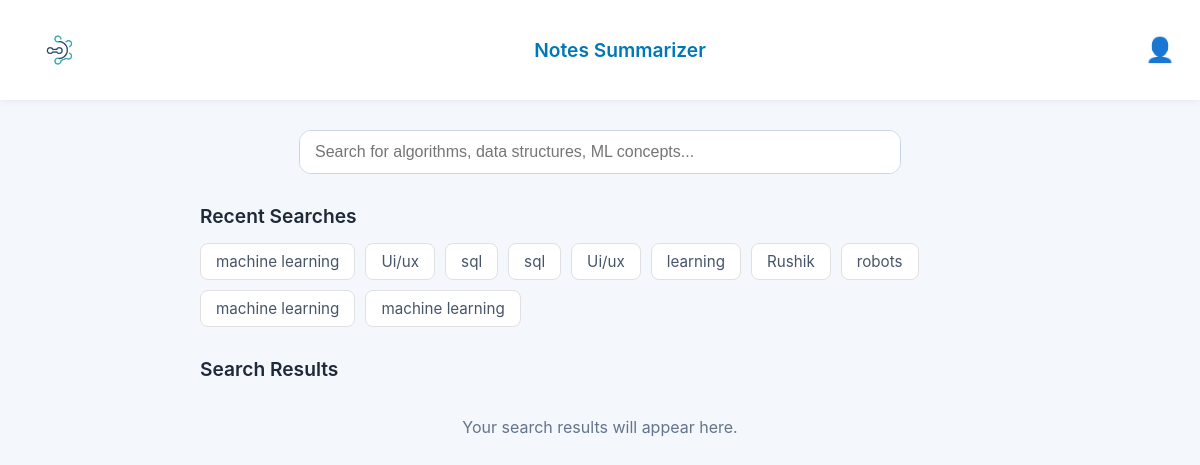
Page /search (signed in) on the committed database.
### models/recent_search.py (models this page shows, shortened)
class RecentSearch(db.Model):
    id = db.Column(db.Integer, primary_key=True)
    user_id = db.Column(db.Integer, db.ForeignKey('user.id'), nullable=False)
    query_text = db.Column(db.String(500), nullable=False)
    timestamp = db.Column(db.DateTime, default=datetime.datetime.utcnow)

### routes.py (the view)
@main_bp.route('/search')
def search_input_page():
    user_id = current_user.id if current_user.is_authenticated else None
    recent_searches_list = []
    if user_id:
        recent_searches_list = db.session.execute(
            select(RecentSearch)
            .filter_by(user_id=user_id)
            .order_by(RecentSearch.timestamp.desc())
            .limit(10)
        ).scalars().all()
    return render_template('search_screen.html', recent_searches=recent_searches_list)

### templates/search_screen.html (shortened to what this page needs)
{% extends "layout.html" %}
{% block content %}
<div class="search-page-container">
    <main class="search-main">
        <section class="search-form-section">
            <form id="search-form" class="search-form-inline" onsubmit="return false;">
                <input type="text" id="query" name="query" placeholder="Search for algorithms, data structures, ML concepts..." required>
            </form>
        </section>
        <section class="recent-searches-section">
            <h2>Recent Searches</h2>
            {% if recent_searches %}
                <div class="recent-searches-tags">
                    {% for search in recent_searches %}
                        <span class="search-tag" onclick="document.getElementById('query').value='{{ search.query_text }}'; document.getElementById('search-form').requestSubmit();">
                            {{ search.query_text }}
                        </span>
                    {% endfor %}
                </div>
            {% else %}
                <p class="no-recent-searches">No recent searches.</p>
            {% endif %}
        </section>
        <section class="search-results-section">
            <h2>Search Results</h2>
            <div id="search-results" class="results-display">
                <p class="initial-message">Your search results will appear here.</p>
            </div>
        </section>
    </main>
</div>
{% endblock %}

### static/base.css (style rules this page uses)
body { font-family: 'Inter', sans-serif; margin: 0; padding: 0; background: #f4f7fb; color: #1e293b; }
h2 { font-weight: 600; color: #1f2937; }
p { color: #475569; }

### static/search.css (style rules this page uses)
.search-page-container { max-width: 800px; margin: 0 auto; padding: 30px 20px; }
.search-form-section { margin-bottom: 30px; }
.search-form-inline { max-width: 600px; margin: 0 auto 30px auto; display: flex; border: 1px solid #cbd5e1; border-radius: 12px; overflow: hidden; background: #fff; }
#query { width: 100%; padding: 12px 15px; border: none; outline: none; font-size: 1rem; }
.recent-searches-section h2 { font-size: 1.2rem; margin-bottom: 15px; }
.search-results-section h2 { font-size: 1.2rem; margin-top: 30px; margin-bottom: 15px; }
.loading-message, .error-message, .no-results, .initial-message { text-align: center; color: #64748b; padding: 20px; }
.recent-searches-tags { display: flex; flex-wrap: wrap; gap: 10px; margin-top: 15px; }
.search-tag { background: #FFFFFF; border: 1px solid #E0E0E0; color: #475569; padding: 8px 15px; border-radius: 8px; font-size: 0.95rem; cursor: pointer; transition: background-color 0.2s, border-color 0.2s; user-select: none; }

### rows in the picture
RecentSearch: query_text "machine learning"
RecentSearch: query_text "Ui/ux"
RecentSearch: query_text "sql"
RecentSearch: query_text "sql"
RecentSearch: query_text "Ui/ux"
RecentSearch: query_text "learning"
RecentSearch: query_text "Rushik"
RecentSearch: query_text "robots"
RecentSearch: query_text "machine learning"
RecentSearch: query_text "machine learning"
